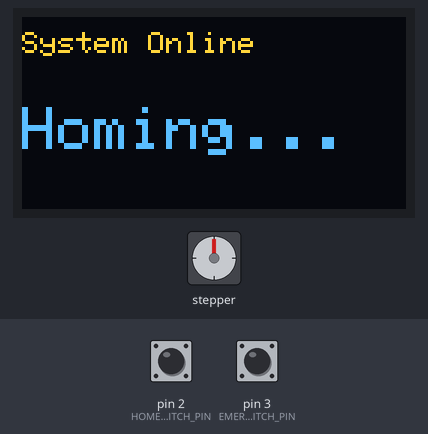
Bench run of a program on a simulated Teensy 4. Parts: stepper motor, 128×64 one-colour display. Wiring (inferred from the names in the program): stepper motor driver (200 steps per turn assumed): step pin 4; direction pin 5; enable pin 6. The test bench sets the inputs (shaded band); at power-on: pin 2 (HOME_SWITCH_PIN) HIGH, pin 3 (EMERGENCY_SWITCH_PIN) LOW. The OLED is the two-colour kind (top 16 rows yellow); what the program prints to the serial monitor is not drawn.

Above: at 0.8 s.
0.9 s: pin 2 (HOME_SWITCH_PIN) pulled LOW for 0.15 s
At 1.14 s:
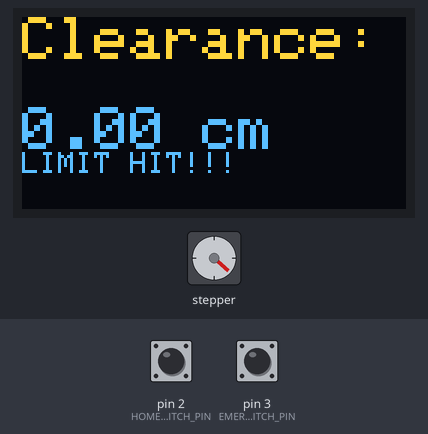
1.6 s: pin 3 (EMERGENCY_SWITCH_PIN) pulled HIGH for 0.15 s
At 2.6 s:
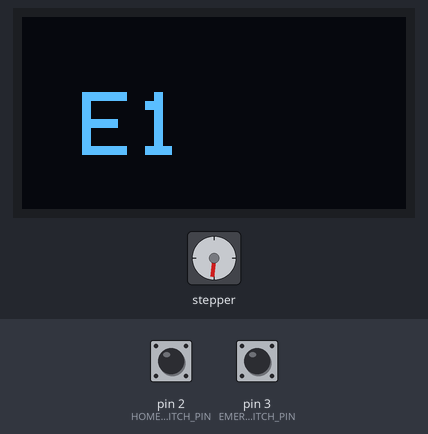
4.7 s: pin 2 (HOME_SWITCH_PIN) pulled LOW for 1 s
At 5.0 s:
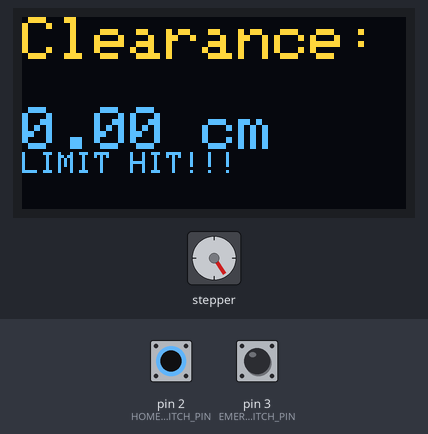
6.3 s: pin 2 (HOME_SWITCH_PIN) pulled LOW for 0.15 s
At 6.49 s:
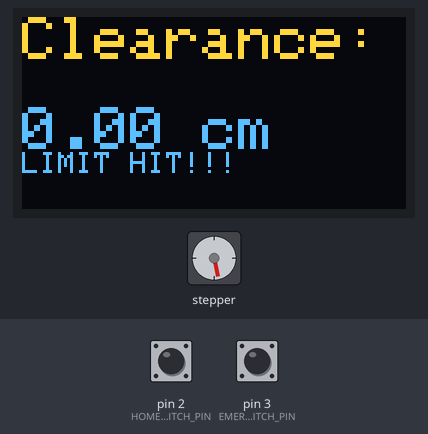
7.0 s: pin 3 (EMERGENCY_SWITCH_PIN) pulled HIGH for 1 s
11.0 s: pin 2 (HOME_SWITCH_PIN) pulled LOW for 3.2 s
At 12.2 s:
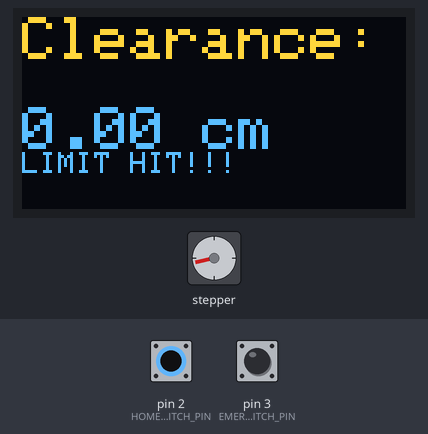
Timing chart, 0 to 19.3 s (numbered marks = the images above; inputs shaded):
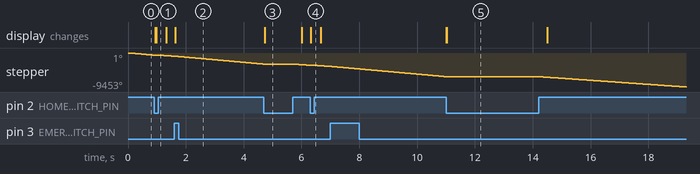

Measured:
- after the input at 0.9 s, the display: first changes after 0.05 s (image 1 shows a later state)
- after the input at 1.6 s, the display: changes at once (image 2)
- after the input at 4.7 s, the display: changes at once (image 3)
- after the input at 6.3 s, the display: changes at once (image 4)
- after the input at 11.0 s, the display: first differs from a run without the input at once (image 5)

The program:

main.cpp
```cpp
#include <Arduino.h>
#include <Adafruit_GFX.h>
#include <Adafruit_SSD1306.h>

// ==================== OLED DISPLAY CONFIG ====================
#define SCREEN_WIDTH 128
#define SCREEN_HEIGHT 64
#define OLED_RESET -1       // Reset pin not used
#define SCREEN_ADDRESS 0x3C // I2C address for most OLEDs

Adafruit_SSD1306 display(SCREEN_WIDTH, SCREEN_HEIGHT, &Wire, OLED_RESET);

// ==================== PIN ASSIGNMENTS ====================
constexpr uint8_t STEP_PIN = 4;         // Step pulse output
constexpr uint8_t DIR_PIN = 5;          // Direction control
constexpr uint8_t ENABLE_PIN = 6;       // Motor enable (active LOW)
constexpr uint8_t HOME_SWITCH_PIN = 2;  // Top limit switch
constexpr uint8_t EMERGENCY_SWITCH_PIN = 3; // Emergency brake switch (assumed active LOW)
// BUTTON_PIN not used in this version

// ==================== CONSTANTS ====================
constexpr uint16_t MAX_SPEED = 400;               // Steps per second
constexpr uint16_t HOMING_SPEED = 200;            // Steps per second for homing
constexpr int32_t BACKOFF_STEPS = 10;             // Steps to back off after hitting limit
// Target clearance is now variable for dynamic adjustment.
uint8_t tof_threshold = 10;                       // Default target clearance in cm
constexpr float TOF_DEAD_ZONE = 1;                // Dead zone in cm
constexpr uint16_t DISPLAY_UPDATE_INTERVAL = 200; // ms update rate

// Override delay: if the reading stays above (tof_threshold + TOF_DEAD_ZONE)
// for this many milliseconds, force downward motion until clearance reaches the target.
const unsigned long OVERRIDE_DELAY = 5000; // 5000 ms (5 seconds)

// ==================== GLOBAL VARIABLES ====================
// Compute step interval (in microseconds) from MAX_SPEED
const unsigned long stepInterval = 1000000UL / MAX_SPEED;
unsigned long lastStepTime = 0;

// Variables for override functionality:
unsigned long overrideTimerStart = 0; // Time when reading first exceeded threshold+dead zone
bool overrideActive = false;

// ==================== TF Mini LiDAR CONFIGURATION ====================
// Two sensors: front and rear.
HardwareSerial &frontLidar = Serial3; // Front sensor on Serial3
HardwareSerial &rearLidar  = Serial2;  // Rear sensor on Serial2

// Packet structure constants (same for both sensors)
const uint8_t HEADER_BYTE = 0x59;
const uint8_t PACKET_SIZE = 9;

// Data storage for front sensor:
uint8_t frontLidarBuffer[PACKET_SIZE];
int16_t front_distance = -1; // in cm; -1 indicates an invalid reading

// Data storage for rear sensor:
uint8_t rearLidarBuffer[PACKET_SIZE];
int16_t rear_distance = -1;  // in cm; -1 indicates an invalid reading

// Buffer variables for last valid readings:
float last_valid_front = -1;
float last_valid_rear = -1;

// For display update:
bool displayConnected = false;
uint32_t lastDisplayUpdate = 0;

// Regular variable:
bool isHomed = false;

// Use the sensor reading directly (no smoothing)
float final_distance = -1;

// ------------------ Hysteresis State ------------------
// motion_state: 1 = moving downward, -1 = moving upward, 0 = stable.
int motion_state = 0;

// ==================== FUNCTION PROTOTYPES ====================
void homeMotor();
float getFrontTOFDistance();
float getRearTOFDistance();
void updateDisplay(float distance);
void stepMotor(bool direction); // Generic pulse function (true = down, false = up)
void genericStepperControl(bool moveDown);

//
// stepMotor: Pulses the STEP pin after setting the direction via DIR_PIN.
//
void stepMotor(bool direction) {
  digitalWrite(DIR_PIN, direction ? HIGH : LOW);
  digitalWrite(STEP_PIN, HIGH);
  delayMicroseconds(10); // Pulse width (adjust if needed)
  digitalWrite(STEP_PIN, LOW);
}

//
// genericStepperControl: Issues a step pulse if enough time has passed.
//
void genericStepperControl(bool moveDown) {
  unsigned long now = micros();
  if (now - lastStepTime >= stepInterval) {
    lastStepTime = now;
    stepMotor(moveDown);
  }
}

void setup() {
  // Initialize serial ports.
  Serial.begin(115200);
  frontLidar.begin(115200);
  rearLidar.begin(115200);

  // Set pin modes.
  pinMode(STEP_PIN, OUTPUT);
  pinMode(DIR_PIN, OUTPUT);
  pinMode(ENABLE_PIN, OUTPUT);
  digitalWrite(ENABLE_PIN, LOW); // Enable motor driver (active LOW)
  pinMode(HOME_SWITCH_PIN, INPUT_PULLUP);
  pinMode(EMERGENCY_SWITCH_PIN, INPUT); // Set emergency switch pin

  // Initialize OLED display.
  if (display.begin(SSD1306_SWITCHCAPVCC, SCREEN_ADDRESS)) {
    displayConnected = true;
  } else {
    Serial.println("OLED display not found");
    displayConnected = false;
  }

  Serial.println("System starting up... Auto-homing.");
  homeMotor(); // Execute homing sequence
}

//
// homeMotor: Moves upward (direction = false) until the limit switch is triggered,
// then backs off a fixed number of steps.
//
void homeMotor() {
  Serial.println("Homing: Moving UP until limit switch is pressed...");

  display.clearDisplay();
  display.setTextSize(1);
  display.setTextColor(SSD1306_WHITE);
  display.setCursor(0, 5);
  display.println("System Online");
  display.setTextSize(2);
  display.setCursor(0, 30);
  display.print("Homing...");
  display.display();

  // Move upward until limit switch is triggered.
  while (digitalRead(HOME_SWITCH_PIN) != LOW) {
    genericStepperControl(false); // false: upward motion
  }
  Serial.println("Limit switch hit. Stopping homing upward motion.");

  // Back off: move downward a fixed number of steps.
  for (int i = 0; i < BACKOFF_STEPS; i++) {
    while (micros() - lastStepTime < stepInterval) { }
    lastStepTime = micros();
    stepMotor(true); // true: downward motion
  }
  isHomed = true;
  Serial.println("Homing complete!");

  display.clearDisplay();
  display.setCursor(0, 0);
  display.setTextSize(2);
  display.print("Ready!");
  display.display();
}

//
// getFrontTOFDistance: Reads and parses the front LiDAR sensor value.
float getFrontTOFDistance() {
  front_distance = -1;
  if (frontLidar.available() >= PACKET_SIZE) {
    frontLidar.readBytes(frontLidarBuffer, PACKET_SIZE);
    if (frontLidarBuffer[0] == HEADER_BYTE && frontLidarBuffer[1] == HEADER_BYTE) {
      uint16_t checksum = 0;
      for (uint8_t i = 0; i < 8; i++) {
        checksum += frontLidarBuffer[i];
      }
      if ((checksum & 0xFF) == frontLidarBuffer[8]) {
        front_distance = frontLidarBuffer[2] | (frontLidarBuffer[3] << 8);
      }
    }
  }
  return (float)front_distance;
}

//
// getRearTOFDistance: Reads and parses the rear LiDAR sensor value.
float getRearTOFDistance() {
  rear_distance = -1;
  if (rearLidar.available() >= PACKET_SIZE) {
    rearLidar.readBytes(rearLidarBuffer, PACKET_SIZE);
    if (rearLidarBuffer[0] == HEADER_BYTE && rearLidarBuffer[1] == HEADER_BYTE) {
      uint16_t checksum = 0;
      for (uint8_t i = 0; i < 8; i++) {
        checksum += rearLidarBuffer[i];
      }
      if ((checksum & 0xFF) == rearLidarBuffer[8]) {
        rear_distance = rearLidarBuffer[2] | (rearLidarBuffer[3] << 8);
      }
    }
  }
  return (float)rear_distance;
}

//
// updateDisplay: Updates the OLED with the current clearance.
// In emergency mode, it displays "E1".
void updateDisplay(float distance) {
  if (!displayConnected || (millis() - lastDisplayUpdate < DISPLAY_UPDATE_INTERVAL))
    return;

  lastDisplayUpdate = millis();
  display.clearDisplay();
  display.setCursor(0, 0);
  display.setTextSize(2);
  if (overrideActive) {
    display.print("E1");
  } else {
    display.print("Clearance:");
    display.setCursor(0, 30);
    display.setTextSize(2);
    display.print(distance);
    display.print(" cm");
    if (digitalRead(HOME_SWITCH_PIN) == LOW) {
      display.setCursor(0, 45);
      display.setTextSize(1);
      display.print("LIMIT HIT!!!");
    }
  }
  display.display();
}

//
// loop: Reads sensor values, buffers invalid readings, fuses the data,
// checks for incoming threshold updates from ROS2 (via Serial),
// and then commands the stepper motor using hysteresis logic with an override.
// In addition, if an emergency condition is detected via EMERGENCY_SWITCH_PIN,
// the code sends an emergency trigger ("E:1") over Serial, updates the display,
// and commands the moving base to move down to the home limit position.
void loop() {
  // --- Check for Emergency Brake Trigger ---
  if (digitalRead(EMERGENCY_SWITCH_PIN) == HIGH) { // Assuming active LOW means emergency
    Serial.println("E:1"); // Send emergency trigger over Serial
    // Update display with emergency indicator
    display.clearDisplay();
    display.setCursor(20, 25);
    display.setTextSize(3);
    display.print("E1");
    display.display();
    // Command the moving base to move downward until home limit is reached.
    while (digitalRead(HOME_SWITCH_PIN) != LOW) {
      genericStepperControl(false); // Force downward motion
    }
    // When home limit is reached, send clear emergency message.
    Serial.println("E:0");
    // Then exit loop (or wait here until emergency condition is cleared).
    return;
  }

  if (!isHomed)
    return;

  // --- Check for incoming threshold update via Serial (from ROS2) ---
  if (Serial.available() > 0) {
    int newThreshold = Serial.parseInt();
    if (newThreshold > 0 && newThreshold < 50) { // reasonable upper bound
      tof_threshold = newThreshold;
      //Serial.print("Updated TOF threshold to: ");
      //Serial.println(tof_threshold);
    }
  }

  float front_val = getFrontTOFDistance();
  float rear_val = getRearTOFDistance();

  // Buffer invalid readings.
  if (front_val == -1 && last_valid_front != -1) {
    front_val = last_valid_front;
  } else if (front_val != -1) {
    last_valid_front = front_val;
  }
  if (rear_val == -1 && last_valid_rear != -1) {
    rear_val = last_valid_rear;
  } else if (rear_val != -1) {
    last_valid_rear = rear_val;
  }

  // Calibrate the front sensor by subtracting 3 cm.
  float calibrated_front = front_val - 3.0;
  if (calibrated_front < 0) {
    calibrated_front = 0;
  }
  float effective_front = calibrated_front;

  bool validFront = (effective_front != -1);
  bool validRear = (rear_val != -1);
  float current_TOF_distance = -1;

  if (validFront && validRear) {
    // Use the lower (more conservative) value.
    if (effective_front > rear_val)
      current_TOF_distance = rear_val;
    else if (effective_front < rear_val)
      current_TOF_distance = effective_front;
    else
      current_TOF_distance = effective_front;
  } else if (validFront) {
    current_TOF_distance = effective_front;
  } else if (validRear) {
    current_TOF_distance = rear_val;
  }

  if (current_TOF_distance == -1) {
    Serial.println("TOF ERROR: Invalid reading from both sensors!");
    return;
  }

  // Use the sensor reading directly.
  final_distance = current_TOF_distance;

  //Serial.print("Front (cali): ");
  //Serial.print(calibrated_front);
  //Serial.print(" cm, Rear: ");
  //Serial.print(rear_val);
  //Serial.print(" cm, Final: ");
  //Serial.print(final_distance);
  //Serial.println(" cm");

  updateDisplay(final_distance);

  // --- Hysteresis & Override Logic ---
  unsigned long now = millis();
  // Normal override: if the clearance is above the target (tof_threshold)
  // (you might want to check against (tof_threshold + TOF_DEAD_ZONE) but here we check > threshold)
  if (final_distance > tof_threshold) {
    if (overrideTimerStart == 0) {
      overrideTimerStart = now;
    } else if (now - overrideTimerStart >= OVERRIDE_DELAY) {
      overrideActive = true;
      //Serial.println("Override active: forcing downward motion");
    }
  } else {
    overrideTimerStart = 0;
    overrideActive = false;
  }

  // If override is active, force downward motion until clearance <= tof_threshold.
  if (overrideActive && final_distance > tof_threshold) {
    if (motion_state != 1) {
      motion_state = 1;
      //Serial.println("Override: Switching to downward motion");
    }
    genericStepperControl(true);
    return;
  }

  // Normal hysteresis logic.
  if (final_distance > tof_threshold + TOF_DEAD_ZONE) {
    if (motion_state != 1) {
      motion_state = 1;
      //Serial.println("Switching to downward motion");
    }
    genericStepperControl(true);
  } else if (final_distance < tof_threshold - TOF_DEAD_ZONE) {
    if (digitalRead(HOME_SWITCH_PIN) == LOW) {
      //Serial.println("Limit switch triggered! Stopping upward motion.");
      return;
    }
    if (motion_state != -1) {
      motion_state = -1;
      //Serial.println("Switching to upward motion");
    }
    genericStepperControl(false);
  } else {
    if (motion_state != 0) {
      motion_state = 0;
      //Serial.println("Stable; no movement commanded");
    }
  }
}
```
